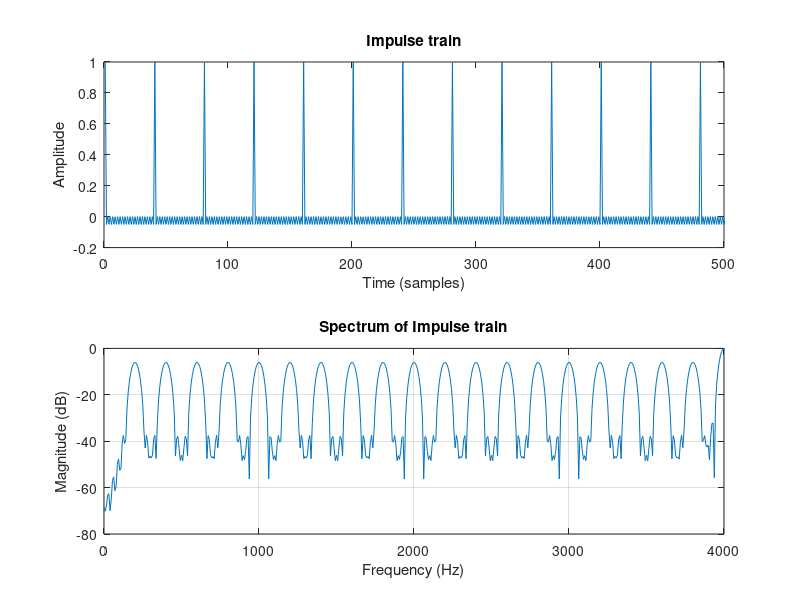
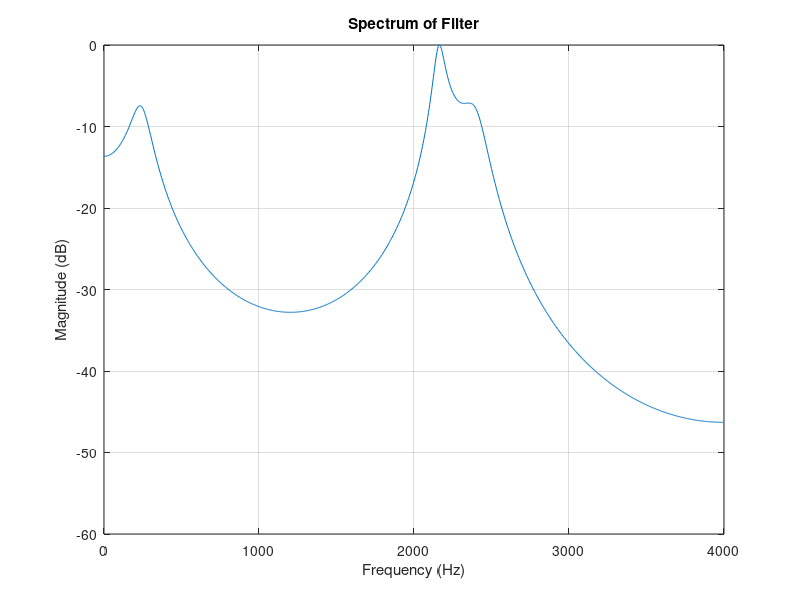
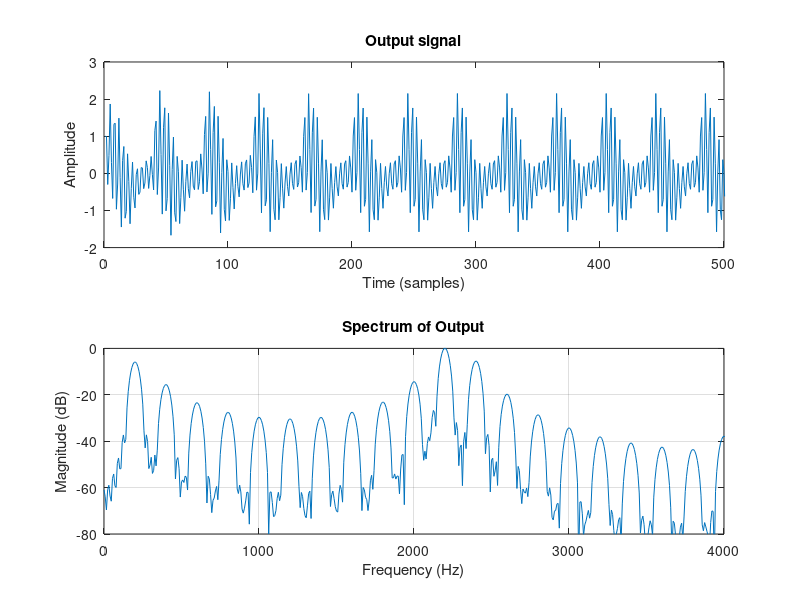

These charts were generated, in order, by the following MATLAB code:
close all;
clear;
clc;


%Fa = [700 1220 2600];
Fa = [760 850 1610];
Fe = [390 1910 2300];
Fi = [240 2160 2400];
B = [130 70 160];

dur = 1.0;
fs = 8000;                  % sampling rate
nsamps = floor(dur*fs);     % number of samples
R = exp(-pi*B/fs);          % pole radii
%theta = 2*pi*Fa/fs;          % pole angle
%theta = 2*pi*Fe/fs;
theta = 2*pi*Fi/fs;
poles = R .* exp(j*theta);              % poles
[B,A] = zp2tf(0,[poles,conj(poles)],1); % control
h = freqz(B,A,1024);
h = h/max(h);
hdb = 20*log10(abs(h));

f0 = 200;           % pitch in Hz
w0T = 2*pi*f0/fs;   % normalized frequency

nharm = floor((fs/2)/f0);   % number of harmonics
sig = zeros(1,nsamps);
n = 0:(nsamps-1);

% synthesize bandlimited impulse train
for i=1:nharm
    sig = sig + cos(i*w0T*n);
end

sig = sig/max(sig); % normalize
audiowrite('pulse.wav', sig, fs);
figure(1);
subplot(211);
plot(sig); xlim([0 500]);
title('Impulse train');
xlabel('Time (samples)');
ylabel('Amplitude');

nfft = 1024;
fni = 0:fs/nfft:fs-fs/nfft;


% compute speech vowel
M = 256;        % window size
w = hann(M).';    % hann window
speech = filter(1,A,sig);
audiowrite('synthspeech.wav', speech, fs);

%soundsc([sig,speech],fs);
winspeech = w .* speech(1:length(w));

sigw = w.*sig(1:M);
sigwspec = fft(sigw,nfft);
sigwspecdb = 20*log10(abs(sigwspec)/max(sigwspec));
subplot(212);
plot(fni,sigwspecdb); grid on; axis([0 4000 -80 0]);
title('Spectrum of Impulse train');
xlabel('Frequency (Hz)');
ylabel('Magnitude (dB)');

fni2 = 0:0.5*fs/nfft:0.5*fs-0.5*fs/nfft;

% spectrum of synthetic vowel
sspec = fft(winspeech, nfft);
sspec = sspec/max(sspec);
sspecdb = 20*log10(abs(sspec));
figure(2);
plot(fni2,hdb);  grid on;    axis([0 4000 -60 0]);
title('Spectrum of Filter');
xlabel('Frequency (Hz)');
ylabel('Magnitude (dB)');


figure(3);
subplot(211); 
plot(speech);   xlim([0 500]);
title('Output signal');
xlabel('Time (samples)');
ylabel('Amplitude');

subplot(212);
plot(fni,sspecdb);  grid on;    axis([0 4000 -80 0]);
title('Spectrum of Output');
xlabel('Frequency (Hz)');
ylabel('Magnitude (dB)');


% LPC
LPorder = 12;    % three formants
a = real(lpc(winspeech,LPorder));
y2 = filter(1,a,sig);
smoother = hamming(M).';
a_FIR = filter(1,a,[1,zeros(1,M-1)]);
A_FIR = fft(a_FIR,nfft);
A_FIRdb = 20*log10(abs(A_FIR)/max(A_FIR));
%plot(fni,A_FIRdb,'r');  hold on;

Y = A_FIR .* sspec;
Ydb = 20*log10(abs(Y)/max(Y));
%plot(fni,Ydb,'g');

y = ifft(Y,nfft);
y = real(y);

%figure(2);
%subplot(211);
%plot(winspeech);   hold on;
%subplot(212);
%plot(real(y),'r');

%soundsc(y,fs);
